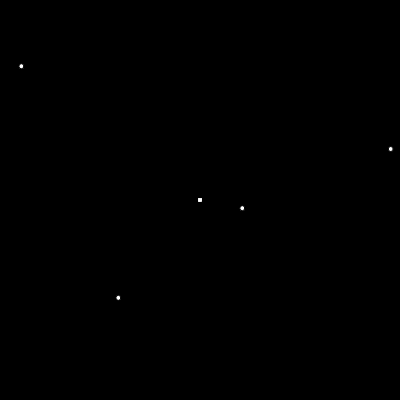
Frame 1 (no input)
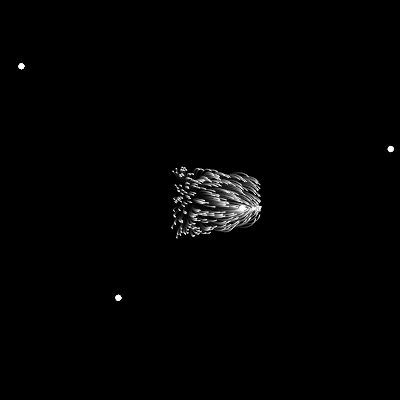
Frame 60 (no input)
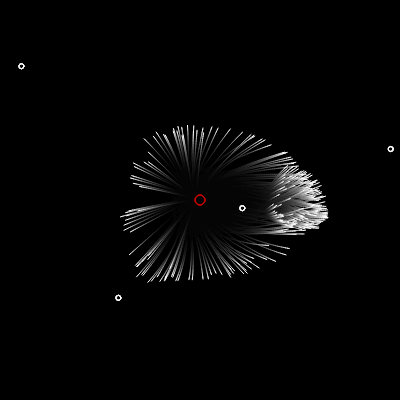
Frame 120 (the mouse pressed at the canvas centre since frame 60)

The p5.js sketch that drew these frames (run headless with seeded random() and noise() and a simulated clock; from frame 60 on, the mouse is pressed at the canvas centre):

// p5.js sketch
// ── sketch.js
class Walker {
  constructor(x = 200, y = 200) {
    walkers.push(this);
    this.pos = createVector(x, y);
    this.last = this.pos.copy();
    this.vel = createVector(random(-1, 1), random(-1, 1));
    this.acc = createVector();
    this.r = random(1, 1);
    this.m = this.r * TWO_PI;
  }

  update() {
    this.acc.mult(0);
    attractors.forEach((a) => {
      this.acc.add(attract(a, this));
    });
    if (mouseIsPressed) {
      this.acc.add(repulse(this));
      //this.acc.add(attract(createVector(mouseX,mouseY), this).mult(-2));
    }
    this.acc.limit(.1);
    this.vel.add(this.acc);
    this.pos.add(this.vel);
  }

  draw() {
    stroke(255);
    if (dist(this.pos.x, this.pos.y, this.last.x, this.last.y) < 10) {
      line(this.pos.x, this.pos.y, this.last.x, this.last.y);
    }
    this.last = this.pos.copy();
  }
}

const walkers = [];
const attractors = [];
const mouse = new p5.Vector();
const maxSpeed = .03;

function setup() {
  createCanvas(400, 400);
  background(0);
  for (let i = 0; i < 300; i++) {
    new Walker();
  }
  for (let i = 0; i < 4; i++) {
    attractors.push(createVector(random(width), random(width)));
  }
}

function draw() {
  background(0, 24);
  attractors.forEach((a) => circle(a.x, a.y, 5));
  if (mouseIsPressed) {
    noFill();
    stroke(200,0,0);
    circle(mouseX, mouseY, 10);
  }
  for (let i = 0; i < walkers.length; i++) {
    walkers[i].update();
    walkers[i].draw();
  }
}

function repulse(w) {
  mouse.set(mouseX, mouseY);
  return attract(mouse, w).mult(-2);
}

function attract(a, w) {
  let steering = p5.Vector.sub(a, w.pos.copy());
  steering.setMag(maxSpeed);
  return steering;
}
